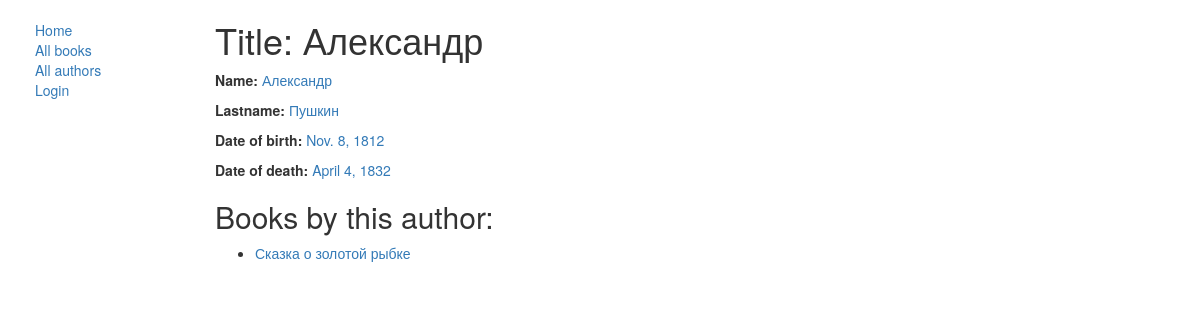
The app's page /catalog/author/1 with its own data.
### catalog/models.py (models this page shows, shortened)
class Author(models.Model):
    first_name = models.CharField(max_length=100)
    last_name = models.CharField(max_length=100)
    date_of_birth = models.DateField(null=True, blank=True)
    date_of_death = models.DateField('Died', null = True, blank=True)

class Book(models.Model):
    title = models.CharField(max_length=200)
    author = models.ForeignKey('Author', on_delete=models.SET_NULL, null=True)  #null=True позволяет БД хранить null
    summary = models.TextField(max_length=1000, help_text='Enter a brief description of the book')
    isbn = models.CharField('ISBN', max_length=13, help_text='13 Character <a href="https://www.isbn-international.org/content/what-isbn">ISBN number</a>')
    genre = models.ManyToManyField(Genre, help_text='Select a genre for this book')
    def get_absolute_url(self):
        return reverse('book-detail', args=[str(self.id)])
    def display_genre(self):
        return ', '.join([ genre.name for genre in self.genre.all()[:3]])
    display_genre.short_description = 'Genre'

### catalog/views.py (the view)
# urls.py: path('author/<int:pk>', views.AuthorDetailView.as_view(), name='author-detail'),
class AuthorDetailView(generic.DetailView):
    model = Author

### catalog/templates/catalog/author_detail.html (shortened to what this page needs)
{% extends "base_generic.html" %}
{% block content %}
<h1>Title: {{ author.first_name }}</h1>
<p><strong>Name: </strong><a href="">{{author.first_name}}</a></p>
<p><strong>Lastname: </strong><a href="">{{author.last_name}}</a></p>
<p><strong>Date of birth: </strong><a href="">{{author.date_of_birth}}</a></p>
<p><strong>Date of death: </strong><a href="">{{author.date_of_death}}</a></p>
 <h2>Books by this author:</h2>
{% if author.book_set.all %}
  <ul>
    {% for book in author.book_set.all %}
      <li>
        <a href="{{ book.get_absolute_url }}">{{ book.title }}</a>
      </li>
    {% endfor %}
  </ul>
{% else %}
  <p>This author hasn't written any books yet.</p>
{% endif %}
{% endblock %}
{% block sidebar %}
  {{ block.super }}
{% endblock %}

### records on screen
Author: first_name "Александр", last_name "Пушкин", date_of_birth "Nov. 8, 1812", date_of_death "April 4, 1832"
Book: title "Сказка о золотой рыбке"
